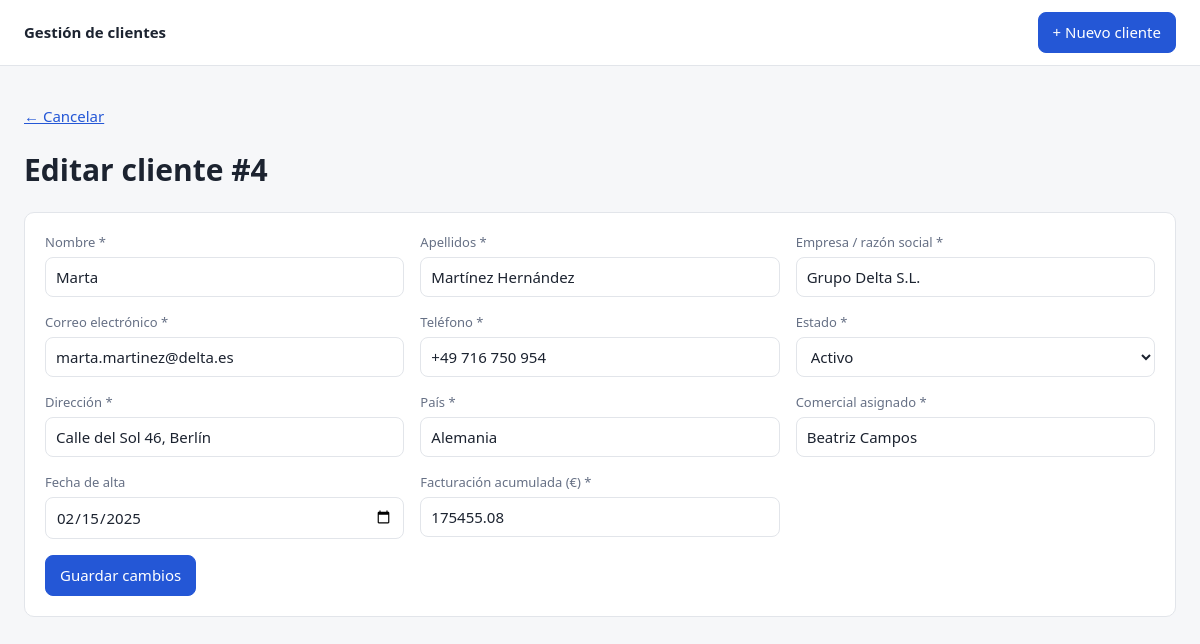
The app's page /clientes/4/editar with its own data.
### tables this page shows
CREATE TABLE clientes (
    id                  INTEGER PRIMARY KEY AUTOINCREMENT,
    nombre              TEXT NOT NULL,
    apellidos           TEXT NOT NULL,
    empresa             TEXT NOT NULL,
    email               TEXT NOT NULL,
    telefono            TEXT NOT NULL,
    estado              TEXT NOT NULL CHECK (estado IN ('Activo', 'Inactivo')),
    direccion           TEXT NOT NULL,
    pais                TEXT NOT NULL,
    comercial           TEXT NOT NULL,
    fecha_alta          TEXT NOT NULL,
    facturacion         REAL NOT NULL CHECK (facturacion >= 0),
    fecha_modificacion  TEXT NOT NULL
);

### app.py (the view, shortened to what this page needs)
    @app.route("/clientes/<int:cliente_id>/editar", methods=["GET", "POST"])
    def editar(cliente_id):
        actual = db.obtener(cliente_id) or abort(404)
        return render_template("form.html", c=actual, errores={}, estados=db.ESTADOS, editar=True)

### db.py (called while the page is built)
def get_db():
    if "db" not in g:
        g.db = sqlite3.connect(current_app.config["DATABASE"])
        g.db.row_factory = sqlite3.Row
        g.db.execute("PRAGMA foreign_keys = ON")
    return g.db

def obtener(cliente_id):
    fila = get_db().execute("SELECT * FROM clientes WHERE id = ?", (cliente_id,)).fetchone()
    return dict(fila) if fila else None

### templates/form.html (shortened to what this page needs)
{% extends "base.html" %}
{% macro campo(nombre, etiqueta, tipo='text', extra='') %}
  <label class="{{ 'error' if errores.get(nombre) }}">
    <span>{{ etiqueta }} *</span>
    <input type="{{ tipo }}" name="{{ nombre }}" value="{{ c.get(nombre, '') }}" {{ extra|safe }}>
  </label>
{% endmacro %}
{% block contenido %}
<p><a href="{{ url_for('detalle', cliente_id=c.id) if editar else url_for('lista') }}">← Cancelar</a></p>
<h1>{{ 'Editar cliente #' ~ c.id if editar else 'Nuevo cliente' }}</h1>
<form class="formulario" method="post" novalidate>
  {{ campo('nombre', 'Nombre') }}
  {{ campo('apellidos', 'Apellidos') }}
  {{ campo('empresa', 'Empresa / razón social') }}
  {{ campo('email', 'Correo electrónico', 'email') }}
  {{ campo('telefono', 'Teléfono', 'tel') }}
  <label class="{{ 'error' if errores.get('estado') }}">
    <span>Estado *</span>
    <select name="estado">
      {% for e in estados %}<option {{ 'selected' if c.get('estado') == e }}>{{ e }}</option>{% endfor %}
    </select>
  </label>
  {{ campo('direccion', 'Dirección') }}
  {{ campo('pais', 'País') }}
  {{ campo('comercial', 'Comercial asignado') }}
  <label class="{{ 'error' if errores.get('fecha_alta') }}">
    <span>Fecha de alta</span>
    <input type="date" name="fecha_alta" value="{{ c.get('fecha_alta', '') }}">
  </label>
  {{ campo('facturacion', 'Facturación acumulada (€)', 'text', 'inputmode="decimal"') }}
  <div class="pie"><button class="btn primario" type="submit">{{ 'Guardar cambios' if editar else 'Crear cliente' }}</button></div>
</form>
{% endblock %}

### static/style.css (style rules this page uses)
:root { --bg:#f6f7f9; --card:#fff; --txt:#1c2330; --suave:#667085; --borde:#e2e5ea; --prim:#2457d6; --rojo:#c62828; --verde:#1b7f4b; }
* { box-sizing: border-box; }
body { margin:0; font:15px/1.5 system-ui, sans-serif; background:var(--bg); color:var(--txt); }
a { color:var(--prim); }
.btn { display:inline-block; padding:8px 14px; border:1px solid var(--borde); border-radius:8px; background:var(--card); color:var(--txt); text-decoration:none; cursor:pointer; font:inherit; }
.btn.primario { background:var(--prim); border-color:var(--prim); color:#fff; }
input, select { padding:8px 10px; border:1px solid var(--borde); border-radius:8px; background:var(--card); color:var(--txt); font:inherit; }
.formulario { display:grid; grid-template-columns:repeat(auto-fit, minmax(280px, 1fr)); gap:16px; background:var(--card); border:1px solid var(--borde); border-radius:10px; padding:20px; }
.formulario label { display:flex; flex-direction:column; gap:4px; }
.formulario label span { font-size:13px; color:var(--suave); }
.pie { grid-column:1 / -1; }

### records on screen
clientes: id "Editar cliente #4", nombre "Marta", apellidos "Martínez Hernández", empresa "Grupo Delta S.L.", email "marta.martinez@delta.es", telefono "+49 716 750 954", direccion "Calle del Sol 46, Berlín", pais "Alemania", comercial "Beatriz Campos", fecha_alta "02/15/2025", facturacion "175455.08"

### other values on screen
{{ etiqueta }} "Nombre Apellidos Empresa / razón social Correo electrónico Teléfono Dirección País Comercial asignado Facturación acumulada (€)"
{{ 'Guardar cambios' if editar else 'Crear cliente' }} "Guardar cambios"
form field estado "Activo"
